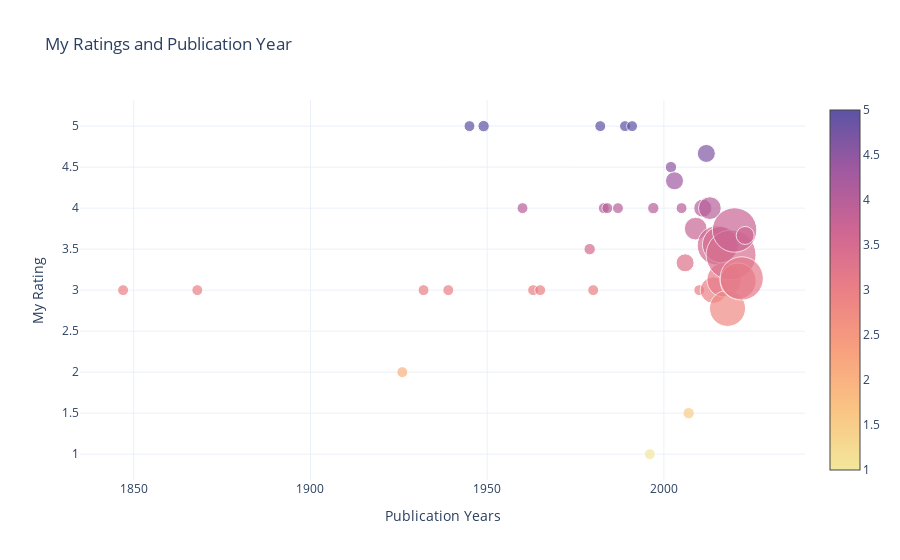

The notebook cell saved with this chart:
### Markdown cell above
# vizualising publication year

### Code cell
from apps.viz import viz_pub_year
fig = viz_pub_year(myreads)
fig.show()

### Figure 1 — Plotly figure (JSON) as saved in the notebook; plotly's stock layout.template omitted (floating-point values rounded to 4 significant figures)
{"data": [{"hoverinfo": "text", "marker": {"color": [3, 3, 2, 3, 3, 5, 5, 4, 3, 3, 3.5, 3, 5, 4, 4, 4, 5, 5, 1, 4, 4.5, 4.333, 4, 3.333, 1.5, 3.75, 3, 4, 4.667, 4, 3, 3.545, 3.556, 3.125, 2.778, 3.429, 3.733, 3.111, 3.143, 3.667], "colorscale": [[0, "rgb(243, 231, 155)"], [0.1667, "rgb(250, 196, 132)"], [0.3333, "rgb(248, 160, 126)"], [0.5, "rgb(235, 127, 134)"], [0.6667, "rgb(206, 102, 147)"], [0.8333, "rgb(160, 89, 160)"], [1, "rgb(92, 83, 165)"]], "showscale": true, "size": [1, 1, 1, 1, 1, 1, 1.04, 1, 1, 1, 1.04, 1, 1, 1, 1, 1, 1, 1, 1, 1.04, 1.04, 1.648, 1, 1.648, 1.04, 2.079, 1, 1.648, 1.648, 2.079, 2.414, 3.597, 3.296, 3.119, 3.296, 4.567, 4.062, 3.296, 3.959, 1.648], "sizemode": "diameter", "sizeref": 0.09134}, "mode": "markers", "text": ["<span style='font-size: 16px;'>1847</span><br>Jane Eyre - Rating: 3<br>", "<span style='font-size: 16px;'>1868</span><br>Little Women - Rating: 3<br>", "<span style='font-size: 16px;'>1926</span><br>Fiesta: The Sun Also Rises - Rating: 2<br>", "<span style='font-size: 16px;'>1932</span><br>Brave New World - Rating: 3<br>", "<span style='font-size: 16px;'>1939</span><br>And Then There Were None - Rating: 3<br>", "<span style='font-size: 16px;'>1945</span><br>Animal Farm - Rating: 5<br>", "<span style='font-size: 16px;'>1949</span><br>1984 - Rating: 5<br>Animal Farm / 1984 - Rating: 5<br>", "<span style='font-size: 16px;'>1960</span><br>To Kill a Mockingbird - Rating: 4<br>", "<span style='font-size: 16px;'>1963</span><br>The Bell Jar - Rating: 3<br>", "<span style='font-size: 16px;'>1965</span><br>In Cold Blood - Rating: 3<br>", "<span style='font-size: 16px;'>1979</span><br>The Hitchhiker's Guide to the Galaxy (The Hitchhiker's Guide to the Galaxy, #1) - Rating: 3<br>Kindred - Rating: 4<br>", "<span style='font-size: 16px;'>1980</span><br>The Clan of the Cave Bear (Earth's Children, #1) - Rating: 3<br>", "<span style='font-size: 16px;'>1982</span><br>The House of the Spirits - Rating: 5<br>", "<span style='font-size: 16px;'>1983</span><br>The Life and Loves of a She Devil - Rating: 4<br>", "<span style='font-size: 16px;'>1984</span><br>The House on Mango Street - Rating: 4<br>", "<span style='font-size: 16px;'>1987</span><br>Eva Luna - Rating: 4<br>", "<span style='font-size: 16px;'>1989</span><br>Mengele Zoo (Mino-series #1) - Rating: 5<br>", "<span style='font-size: 16px;'>1991</span><br>Wild Swans: Three Daughters of China - Rating: 5<br>", "<span style='font-size: 16px;'>1996</span><br>Neverwhere (London Below, #1) - Rating: 1<br>", "<span style='font-size: 16px;'>1997</span><br>Memoirs of a Geisha - Rating: 4<br>The Four Agreements: A Practical Guide to Personal Freedom (A Toltec Wisdom Book) - Rating: 4<br>", "<span style='font-size: 16px;'>2002</span><br>Everything is Illuminated - Rating: 4<br>Kafka on the Shore - Rating: 5<br>", "<span style='font-size: 16px;'>2003</span><br>Monkey Hunting: A Novel (Ballantine Reader's Circle) - Rating: 4<br>The Kite Runner - Rating: 4<br>Shantaram - Rating: 5<br>", "<span style='font-size: 16px;'>2005</span><br>A Short History of Tractors in Ukrainian - Rating: 4<br>", "<span style='font-size: 16px;'>2006</span><br>The Book Thief - Rating: 4<br>The Boy in the Striped Pajamas - Rating: 4<br>Half of a Yellow Sun - Rating: 2<br>", "<span style='font-size: 16px;'>2007</span><br>A Thousand Splendid Suns - Rating: 0<br>The Vegetarian - Rating: 3<br>", "<span style='font-size: 16px;'>2009</span><br>The Help - Rating: 0<br>Island Beneath the Sea - Rating: 5<br>1Q84 Book 1 (1Q84, #1) - Rating: 5<br>1Q84 (1Q84, #2) - Rating: 5<br>", "<span style='font-size: 16px;'>2010</span><br>1Q84 (1Q84, #3) - Rating: 3<br>", "<span style='font-size: 16px;'>2011</span><br>The Little Coffee Shop of Kabul - Rating: 3<br>My Brilliant Friend (The Neapolitan Novels, #1) - Rating: 5<br>Sapiens: A Brief History of Humankind - Rating: 4<br>", "<span style='font-size: 16px;'>2012</span><br>The Story of a New Name (The Neapolitan Novels, #2) - Rating: 4<br>The Travelling Cat Chronicles - Rating: 5<br>Shadow and Bone (The Grisha, #1) - Rating: 5<br>", "<span style='font-size: 16px;'>2013</span><br>Siege and Storm (Grisha Verse, #2) - Rating: 4<br>The Story of My Teeth - Rating: 4<br>Those Who Leave and Those Who Stay (The Neapolitan Novels, #3) - Rating: 4<br>Sweet Bean Paste - Rating: 4<br>", "<span style='font-size: 16px;'>2014</span><br>All the Light We Cannot See - Rating: 3<br>Elizabeth is Missing - Rating: 3<br>We Were Liars - Rating: 2<br>Ruin and Rising (Shadow and Bone, #3) - Rating: 4<br>The Story of the Lost Child (The Neapolitan Novels, #4) - Rating: 3<br>", "<span style='font-size: 16px;'>2015</span><br>The Sympathizer - Rating: 5<br>A Little Life - Rating: 1<br>Before the Coffee Gets Cold - Rating: 5<br>A Manual for Cleaning Women: Selected Stories - Rating: 0<br>The Japanese Lover - Rating: 3<br>The Accidental Alchemist (An Accidental Alchemist Mystery, #1) - Rating: 5<br>Homo Deus: A History of Tomorrow - Rating: 4<br>There's No Such Thing as an Easy Job - Rating: 5<br>A Court of Thorns and Roses (A Court of Thorns and Roses, #1) - Rating: 4<br>The Kind Worth Killing (Henry Kimball/Lily Kintner, #1) - Rating: 4<br>Pretty Girls - Rating: 3<br>", "<span style='font-size: 16px;'>2016</span><br>Behold the Dreamers - Rating: 4<br>Homegoing - Rating: 5<br>A Gentleman in Moscow - Rating: 4<br>It Ends with Us (It Ends with Us, #1) - Rating: 2<br>The Masquerading Magician (An Accidental Alchemist Mystery, #2) - Rating: 4<br>One True Loves - Rating: 1<br>A Court of Mist and Fury (A Court of Thorns and Roses, #2) - Rating: 3<br>Convenience Store Woman - Rating: 5<br>Beartown (Beartown, #1) - Rating: 4<br>", "<span style='font-size: 16px;'>2017</span><br>Pachinko - Rating: 5<br>The Good Earth (Graphic Adaptation) - Rating: 4<br>Less - Rating: 3<br>Conversations with Friends - Rating: 4<br>Tante Ulrikkes vei - Rating: 0<br>Dødevaskeren - Rating: 4<br>The Elusive Elixir (An Accidental Alchemist Mystery, #3) - Rating: 0<br>The Seven Husbands of Evelyn Hugo - Rating: 5<br>", "<span style='font-size: 16px;'>2018</span><br>Educated - Rating: 5<br>Dear Mrs. Bird (The Emmy Lake Chronicles, #1) - Rating: 0<br>Normal People - Rating: 2<br>Where the Crawdads Sing - Rating: 3<br>My Year of Rest and Relaxation - Rating: 1<br>My Sister, the Serial Killer - Rating: 4<br>Verity - Rating: 3<br>Fresh Water for Flowers - Rating: 3<br>Jar of Hearts - Rating: 4<br>", "<span style='font-size: 16px;'>2019</span><br>Queenie - Rating: 4<br>Girl, Woman, Other - Rating: 4<br>Dominicana - Rating: 3<br>The Beekeeper of Aleppo - Rating: 3<br>The Flatshare - Rating: 2<br>The Unhoneymooners (Unhoneymooners, #1) - Rating: 3<br>Daisy Jones & The Six - Rating: 4<br>Daisy Jones & The Six - Rating: 4<br>A Long Petal of the Sea - Rating: 5<br>The Art of Statistics: How to Learn from Data - Rating: 5<br>The Dutch House - Rating: 3<br>The Lying Life of Adults - Rating: 3<br>Skyggedanseren - Rating: 4<br>The Alchemist's Illusion (An Accidental Alchemist Mystery #4) - Rating: 0<br>Røykteppe (Alexander Blix & Emma Ramm, #2) - Rating: 4<br>Such a Fun Age - Rating: 4<br>Anxious People - Rating: 5<br>Terapeuten - Rating: 0<br>Daisy Jones & The Six - Rating: 5<br>...", "<span style='font-size: 16px;'>2020</span><br>The Switch - Rating: 4<br>The Cat and The City - Rating: 4<br>The Final Game (MCM Investigations #1) - Rating: 4<br>The Vanishing Half - Rating: 4<br>Transcendent Kingdom - Rating: 4<br>The Mountains Sing - Rating: 5<br>The Midnight Library - Rating: 4<br>Piranesi - Rating: 5<br>How Much of These Hills Is Gold - Rating: 2<br>The Thursday Murder Club (Thursday Murder Club, #1) - Rating: 4<br>Hamnet - Rating: 3<br>The Glass Hotel - Rating: 4<br>Ghosts - Rating: 3<br>Temporary - Rating: 2<br>The Wife Upstairs - Rating: 4<br>", "<span style='font-size: 16px;'>2021</span><br>Klara and the Sun - Rating: 3<br>Small Pleasures - Rating: 3<br>We Are All Birds of Uganda - Rating: 4<br>The Man Who Died Twice (Thursday Murder Club, #2) - Rating: 3<br>How to Kill Your Family - Rating: 5<br>Malibu Rising - Rating: 4<br>The Couple at No. 9 - Rating: 4<br>Stargate - en julefortelling - Rating: 0<br>A Matter of Death and Life - Rating: 2<br>", "<span style='font-size: 16px;'>2022</span><br>Violeta - Rating: 4<br>The Maid (Molly the Maid, #1) - Rating: 4<br>Lessons in Chemistry - Rating: 2<br>One Last Secret - Rating: 2<br>Why Has Nobody Told Me This Before? - Rating: 4<br>I'm Glad My Mom Died - Rating: 4<br>Tomorrow, and Tomorrow, and Tomorrow - Rating: 4<br>Children of Paradise - Rating: 2<br>Wahala - Rating: 4<br>Book Lovers - Rating: 4<br>De uverdige - Rating: 0<br>The Housemaid (The Housemaid, #1) - Rating: 4<br>Hidden Pictures - Rating: 4<br>I'm a Fan - Rating: 2<br>", "<span style='font-size: 16px;'>2023</span><br>Maame - Rating: 4<br>Death of a Bookseller - Rating: 3<br>The Housemaid's Secret (The Housemaid, #2) - Rating: 4<br>"], "type": "scatter", "x": [1847, 1868, 1926, 1932, 1939, 1945, 1949, 1960, 1963, 1965, 1979, 1980, 1982, 1983, 1984, 1987, 1989, 1991, 1996, 1997, 2002, 2003, 2005, 2006, 2007, 2009, 2010, 2011, 2012, 2013, 2014, 2015, 2016, 2017, 2018, 2019, 2020, 2021, 2022, 2023], "y": [3, 3, 2, 3, 3, 5, 5, 4, 3, 3, 3.5, 3, 5, 4, 4, 4, 5, 5, 1, 4, 4.5, 4.333, 4, 3.333, 1.5, 3.75, 3, 4, 4.667, 4, 3, 3.545, 3.556, 3.125, 2.778, 3.429, 3.733, 3.111, 3.143, 3.667]}], "layout": {"showlegend": false, "title": {"text": "My Ratings and Publication Year"}, "xaxis": {"title": {"text": "Publication Years"}}, "yaxis": {"title": {"text": "My Rating"}}}}
